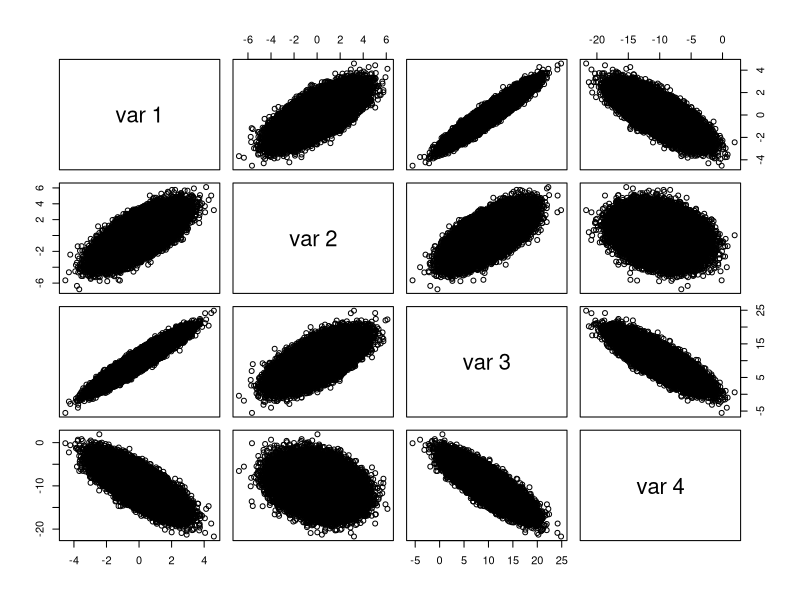

This chart was generated by the following R code:
# This examples creates a joint distribution with conditional independencies.  We would like to to uncover the conditional independences from looking at the data.  
# The variables in this construction are normal.  This analysis uses a property of the "concentration" matrix, which is the inverse of the covariance matrix.
# (recall this matrix appears in the pdf of the joint normal)
# For a joint normal vector  the (i,j) element of the concentration matrix is 0 if and only if x_i and x_j are conditionally independent given
# all other variables.  


n = 100000;         # number of data points, variables are w,x,y,z
w = rnorm(n);		
x = rnorm(n,mean=w);
y = rnorm(n,mean=3*w+10);
z = rnorm(n,mean=x-y);

# Considering the variables in order: w,x,y,z, we see from the construction that:
# x,y conditionally indpendent given w
# z,w conditionally independent given x,y



X = matrix(c(w,x,y,z),ncol=4,nrow=n);	# represent data as data matrix, 1st variable (column) is w, 2nd variables is x ...
 pairs(X);  # notice that no pair of variables are independent				
S = cov(X);  # the empirical covariance of the data.


# First consider the marginal distribution of w,x,y and observe the concentration matrix

print(solve(S[1:3,1:3]))  # solve is inverse.  # note 2,3 element is nearly 0 hence it appears that x_2, x_3 CI given x_1
			  # that is x,y CI given w


# Now consider the concentration matrix for all 4 variables together

print(solve(S))  # note that 1,4 element is nearly 0.  thus x_1, x_4 CI given x_2,x_3
		# that is w,z CI given x,y.
# thus the joint dist factors as p(w,x,y,z) = p(w)p(x|w)p(y|w,x)p(z|w,x,y)
#  = p(w)p(x|w)p(y|w)p(z|x,y)
